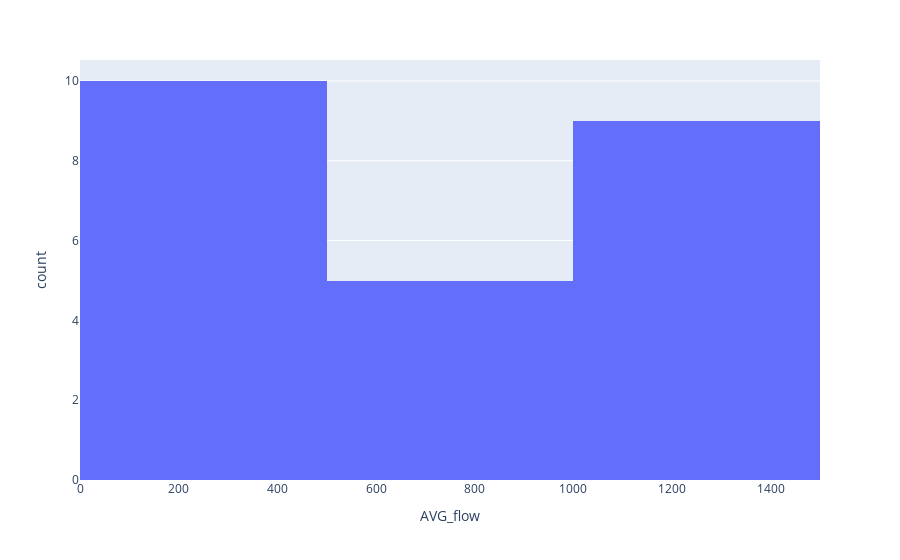

Write notebook code for a chart like this one.
### Code cell
fig = px.histogram(df_sun, x="AVG_flow")
fig.show()

### Figure 1 — Plotly figure (JSON) as saved in the notebook; plotly's stock layout.template omitted (floating-point values rounded to 4 significant figures)
{"data": [{"alignmentgroup": "True", "bingroup": "x", "hovertemplate": "AVG_flow=%{x}<br>count=%{y}<extra></extra>", "legendgroup": "", "marker": {"color": "#636efa", "pattern": {"shape": ""}}, "name": "", "offsetgroup": "", "orientation": "v", "showlegend": false, "type": "histogram", "x": [293.4, 200, 163.8, 164.6, 218.9, 367.8, 522.2, 685.3, 943.9, 1177.0, 1353.0, 1377.0, 1439.0, 1423.0, 1434.0, 1445.0, 1344.0, 1167.0, 953.5, 735.2, 443.1, 152.3, 103.0, 53.75], "xaxis": "x", "yaxis": "y"}], "layout": {"autosize": true, "barmode": "relative", "legend": {"tracegroupgap": 0}, "margin": {"t": 60}, "xaxis": {"anchor": "y", "autorange": true, "domain": [0, 1], "range": [0, 1500], "title": {"text": "AVG_flow"}, "type": "linear"}, "yaxis": {"anchor": "x", "autorange": true, "domain": [0, 1], "range": [0, 10.53], "title": {"text": "count"}}}}
